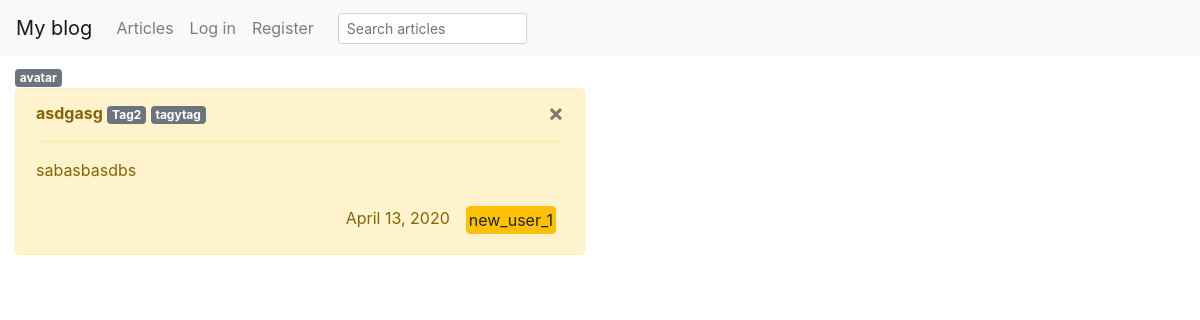
The page /articles/tags/tagytag on the database as committed earlier.
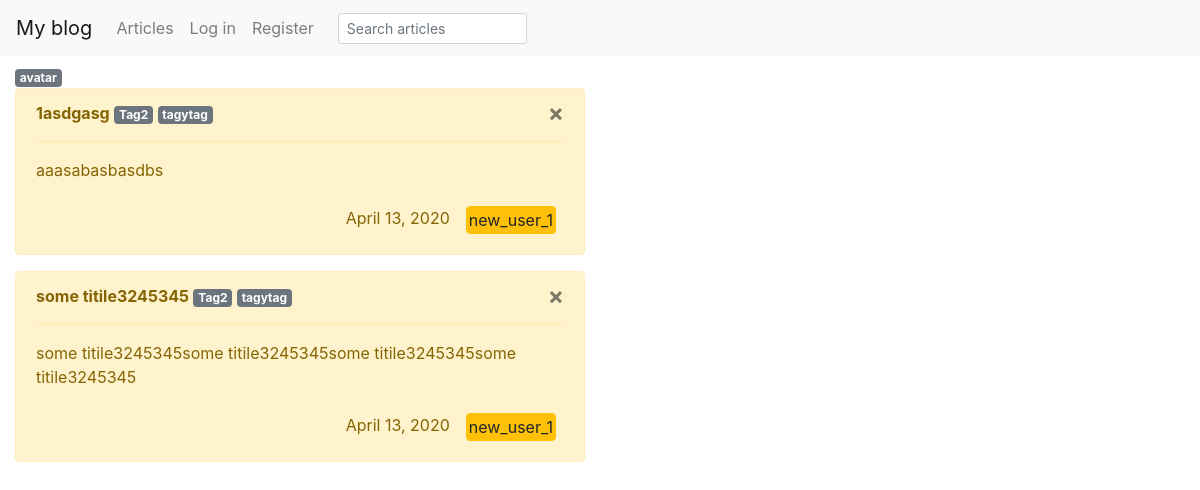
The same page on the database as committed later.
### posts/models.py (models this page shows, shortened)
class Article(models.Model):
    title = models.CharField(max_length=100)
    content = models.TextField()
    author = models.ForeignKey(User, on_delete=models.CASCADE, related_name='author')
    post_date = models.DateField(auto_now=True)
    tags = models.ManyToManyField(Tag, related_name='articles')
    class Meta:
        ordering = ['-post_date']
    def get_absolute_url(self):
        return reverse('posts:user-articles', kwargs={
                       'author': self.author})

class Tag(models.Model):
    name = models.CharField(max_length=60)
    def __str__(self):
        return self.name

### posts/views.py (the view)
# urls.py: path('tags/<str:tag>', TagArticleList.as_view(), name='tag'),
class TagArticleList(ListView):
    model = Tag
    context_object_name = 'obj_list'
    def get_queryset(self):
        self.tag = Tag.objects.get(name=self.kwargs['tag'])
        return self.tag.articles.all()
    def get_context_data(self, **kwargs):
        context = super().get_context_data(**kwargs)
        context['title'] = self.tag
        return context
    paginate_by = 3

### templates/posts/article_list.html (shortened to what this page needs)
{% extends "home.html" %}
{% block content %}
    {% if 'cabinet' %}
    <div class="col-sm-6 col-md-6">
          <a href="{% url 'cabinet:avatar' %}"><span class="badge badge-secondary">avatar</span></a>
    </div>
    {% endif %}
    {% for obj in obj_list  %}
      <div class="col-sm-6 col-md-6">
            <div class="alert alert-warning">
                <button type="button" class="close" data-dismiss="alert" aria-hidden="true">
                    ×</button>
                 <strong>{{ obj.title }}</strong>
                {% if obj.tags %}
                  {% for tag_item in obj.tags.all  %}
                    <a href="{% url 'posts:tag' tag=tag_item.name %}"><span class="badge badge-secondary">{{ tag_item }}</span></a>
                  {% endfor %}
                {% endif %}
                <hr class="message-inner-separator">
                <p>{{ obj.content }}</p>
                <div class='d-flex flex-row-reverse'>
                <div class="p-2">
                  <a href="{{obj.get_absolute_url}}" style="padding: 1px 2px" class="btn btn-xs btn-warning pull-right">
                        {{ obj.author }}
                  </a>
                </div>
                <div class="p-2"><span >{{ obj.post_date}}</span></div>
                </div>
            </div>
        </div>
    {% endfor %}
{% endblock %}

Rows that differ between the two databases and show on the page:
changed Article: title "asdgasg" → "1asdgasg"; content "sabasbasdbs" → "aaasabasbasdbs"
added Article: title "some titile3245345", content "some titile3245345some titile3245345some titile3245345some titile3245345", author "new_user_1", post_date "April 13, 2020", Tag (name "Tag2"), Tag (name "tagytag")
